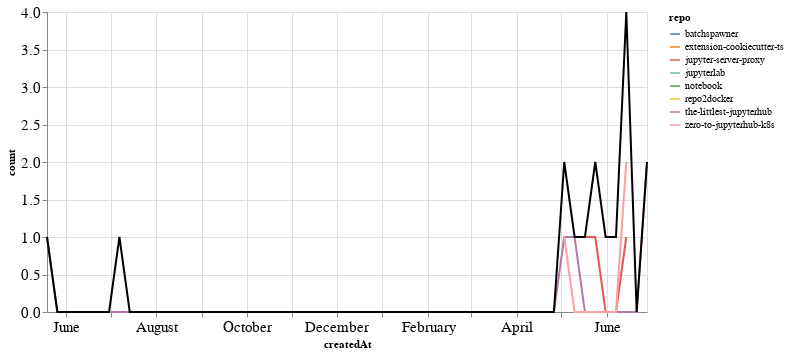

Notebook code for this chart:
### Markdown cell above
## PRs

### Code cell
prs_time = prs.groupby('repo').resample('W', on='createdAt').count()['author'].reset_index()
prs_time = prs_time.rename(columns={'author': 'count'})
prs_time_total = prs_time.groupby('createdAt').agg({"count": "sum"}).reset_index()

ch1 = alt.Chart(prs_time, width=600).mark_line().encode(
    x='createdAt',
    y='count',
    color='repo',
    tooltip="repo"
)

ch2 = alt.Chart(prs_time_total, width=600).mark_line(color="black").encode(
    x='createdAt',
    y='count',
)

ch1 + ch2

### Figure 1 — Vega-Lite specification as saved in the notebook (floating-point values rounded to 4 significant figures)
{"config": {"axisLeft": {"labelFontSize": 15}, "axisBottom": {"labelFontSize": 15}}, "layer": [{"data": {"name": "data-9e1284a9691af680164b4f55666e9068"}, "mark": "line", "encoding": {"color": {"type": "nominal", "field": "repo"}, "tooltip": {"type": "nominal", "field": "repo"}, "x": {"type": "temporal", "field": "createdAt"}, "y": {"type": "quantitative", "field": "count"}}, "width": 600}, {"data": {"name": "data-c7eac9baa71e13552fea2d227484542e"}, "mark": {"type": "line", "color": "black"}, "encoding": {"x": {"type": "temporal", "field": "createdAt"}, "y": {"type": "quantitative", "field": "count"}}, "width": 600}], "$schema": "https://vega.github.io/schema/vega-lite/v4.8.1.json", "datasets": {"data-9e1284a9691af680164b4f55666e9068": [{"repo": "batchspawner", "createdAt": "2020-06-07T00:00:00", "count": 1}, {"repo": "extension-cookiecutter-ts", "createdAt": "2020-05-24T00:00:00", "count": 1}, {"repo": "jupyter-server-proxy", "createdAt": "2020-05-17T00:00:00", "count": 1}, {"repo": "jupyter-server-proxy", "createdAt": "2020-05-24T00:00:00", "count": 1}, {"repo": "jupyter-server-proxy", "createdAt": "2020-05-31T00:00:00", "count": 0}, {"repo": "jupyter-server-proxy", "createdAt": "2020-06-07T00:00:00", "count": 0}, {"repo": "jupyter-server-proxy", "createdAt": "2020-06-14T00:00:00", "count": 1}, {"repo": "jupyterlab", "createdAt": "2020-05-31T00:00:00", "count": 1}, {"repo": "notebook", "createdAt": "2019-07-07T00:00:00", "count": 1}, {"repo": "repo2docker", "createdAt": "2020-06-14T00:00:00", "count": 1}, {"repo": "the-littlest-jupyterhub", "createdAt": "2019-05-19T00:00:00", "count": 1}, {"repo": "the-littlest-jupyterhub", "createdAt": "2019-05-26T00:00:00", "count": 0}, {"repo": "the-littlest-jupyterhub", "createdAt": "2019-06-02T00:00:00", "count": 0}, {"repo": "the-littlest-jupyterhub", "createdAt": "2019-06-09T00:00:00", "count": 0}, {"repo": "the-littlest-jupyterhub", "createdAt": "2019-06-16T00:00:00", "count": 0}, {"repo": "the-littlest-jupyterhub", "createdAt": "2019-06-23T00:00:00", "count": 0}, {"repo": "the-littlest-jupyterhub", "createdAt": "2019-06-30T00:00:00", "count": 0}, {"repo": "the-littlest-jupyterhub", "createdAt": "2019-07-07T00:00:00", "count": 0}, {"repo": "the-littlest-jupyterhub", "createdAt": "2019-07-14T00:00:00", "count": 0}, {"repo": "the-littlest-jupyterhub", "createdAt": "2019-07-21T00:00:00", "count": 0}, {"repo": "the-littlest-jupyterhub", "createdAt": "2019-07-28T00:00:00", "count": 0}, {"repo": "the-littlest-jupyterhub", "createdAt": "2019-08-04T00:00:00", "count": 0}, {"repo": "the-littlest-jupyterhub", "createdAt": "2019-08-11T00:00:00", "count": 0}, {"repo": "the-littlest-jupyterhub", "createdAt": "2019-08-18T00:00:00", "count": 0}, {"repo": "the-littlest-jupyterhub", "createdAt": "2019-08-25T00:00:00", "count": 0}, {"repo": "the-littlest-jupyterhub", "createdAt": "2019-09-01T00:00:00", "count": 0}, {"repo": "the-littlest-jupyterhub", "createdAt": "2019-09-08T00:00:00", "count": 0}, {"repo": "the-littlest-jupyterhub", "createdAt": "2019-09-15T00:00:00", "count": 0}, {"repo": "the-littlest-jupyterhub", "createdAt": "2019-09-22T00:00:00", "count": 0}, {"repo": "the-littlest-jupyterhub", "createdAt": "2019-09-29T00:00:00", "count": 0}, {"repo": "the-littlest-jupyterhub", "createdAt": "2019-10-06T00:00:00", "count": 0}, {"repo": "the-littlest-jupyterhub", "createdAt": "2019-10-13T00:00:00", "count": 0}, {"repo": "the-littlest-jupyterhub", "createdAt": "2019-10-20T00:00:00", "count": 0}, {"repo": "the-littlest-jupyterhub", "createdAt": "2019-10-27T00:00:00", "count": 0}, {"repo": "the-littlest-jupyterhub", "createdAt": "2019-11-03T00:00:00", "count": 0}, {"repo": "the-littlest-jupyterhub", "createdAt": "2019-11-10T00:00:00", "count": 0}, {"repo": "the-littlest-jupyterhub", "createdAt": "2019-11-17T00:00:00", "count": 0}, {"repo": "the-littlest-jupyterhub", "createdAt": "2019-11-24T00:00:00", "count": 0}, {"repo": "the-littlest-jupyterhub", "createdAt": "2019-12-01T00:00:00", "count": 0}, {"repo": "the-littlest-jupyterhub", "createdAt": "2019-12-08T00:00:00", "count": 0}, {"repo": "the-littlest-jupyterhub", "createdAt": "2019-12-15T00:00:00", "count": 0}, {"repo": "the-littlest-jupyterhub", "createdAt": "2019-12-22T00:00:00", "count": 0}, {"repo": "the-littlest-jupyterhub", "createdAt": "2019-12-29T00:00:00", "count": 0}, {"repo": "the-littlest-jupyterhub", "createdAt": "2020-01-05T00:00:00", "count": 0}, {"repo": "the-littlest-jupyterhub", "createdAt": "2020-01-12T00:00:00", "count": 0}, {"repo": "the-littlest-jupyterhub", "createdAt": "2020-01-19T00:00:00", "count": 0}, {"repo": "the-littlest-jupyterhub", "createdAt": "2020-01-26T00:00:00", "count": 0}, {"repo": "the-littlest-jupyterhub", "createdAt": "2020-02-02T00:00:00", "count": 0}, {"repo": "the-littlest-jupyterhub", "createdAt": "2020-02-09T00:00:00", "count": 0}, {"repo": "the-littlest-jupyterhub", "createdAt": "2020-02-16T00:00:00", "count": 0}, {"repo": "the-littlest-jupyterhub", "createdAt": "2020-02-23T00:00:00", "count": 0}, {"repo": "the-littlest-jupyterhub", "createdAt": "2020-03-01T00:00:00", "count": 0}, {"repo": "the-littlest-jupyterhub", "createdAt": "2020-03-08T00:00:00", "count": 0}, {"repo": "the-littlest-jupyterhub", "createdAt": "2020-03-15T00:00:00", "count": 0}, {"repo": "the-littlest-jupyterhub", "createdAt": "2020-03-22T00:00:00", "count": 0}, {"repo": "the-littlest-jupyterhub", "createdAt": "2020-03-29T00:00:00", "count": 0}, {"repo": "the-littlest-jupyterhub", "createdAt": "2020-04-05T00:00:00", "count": 0}, {"repo": "the-littlest-jupyterhub", "createdAt": "2020-04-12T00:00:00", "count": 0}, {"repo": "the-littlest-jupyterhub", "createdAt": "2020-04-19T00:00:00", "count": 0}, {"repo": "the-littlest-jupyterhub", "createdAt": "2020-04-26T00:00:00", "count": 0}, {"repo": "the-littlest-jupyterhub", "createdAt": "2020-05-03T00:00:00", "count": 1}, {"repo": "the-littlest-jupyterhub", "createdAt": "2020-05-10T00:00:00", "count": 1}, {"repo": "the-littlest-jupyterhub", "createdAt": "2020-05-17T00:00:00", "count": 0}, {"repo": "the-littlest-jupyterhub", "createdAt": "2020-05-24T00:00:00", "count": 0}, {"repo": "the-littlest-jupyterhub", "createdAt": "2020-05-31T00:00:00", "count": 0}, {"repo": "the-littlest-jupyterhub", "createdAt": "2020-06-07T00:00:00", "count": 0}, {"repo": "the-littlest-jupyterhub", "createdAt": "2020-06-14T00:00:00", "count": 0}, {"repo": "the-littlest-jupyterhub", "createdAt": "2020-06-21T00:00:00", "count": 0}, {"repo": "the-littlest-jupyterhub", "createdAt": "2020-06-28T00:00:00", "count": 2}, {"repo": "zero-to-jupyterhub-k8s", "createdAt": "2020-05-03T00:00:00", "count": 1}, {"repo": "zero-to-jupyterhub-k8s", "createdAt": "2020-05-10T00:00:00", "count": 0}, {"repo": "zero-to-jupyterhub-k8s", "createdAt": "2020-05-17T00:00:00", "count": 0}, {"repo": "zero-to-jupyterhub-k8s", "createdAt": "2020-05-24T00:00:00", "count": 0}, {"repo": "zero-to-jupyterhub-k8s", "createdAt": "2020-05-31T00:00:00", "count": 0}, {"repo": "zero-to-jupyterhub-k8s", "createdAt": "2020-06-07T00:00:00", "count": 0}, {"repo": "zero-to-jupyterhub-k8s", "createdAt": "2020-06-14T00:00:00", "count": 2}], "data-c7eac9baa71e13552fea2d227484542e": [{"createdAt": "2019-05-19T00:00:00", "count": 1}, {"createdAt": "2019-05-26T00:00:00", "count": 0}, {"createdAt": "2019-06-02T00:00:00", "count": 0}, {"createdAt": "2019-06-09T00:00:00", "count": 0}, {"createdAt": "2019-06-16T00:00:00", "count": 0}, {"createdAt": "2019-06-23T00:00:00", "count": 0}, {"createdAt": "2019-06-30T00:00:00", "count": 0}, {"createdAt": "2019-07-07T00:00:00", "count": 1}, {"createdAt": "2019-07-14T00:00:00", "count": 0}, {"createdAt": "2019-07-21T00:00:00", "count": 0}, {"createdAt": "2019-07-28T00:00:00", "count": 0}, {"createdAt": "2019-08-04T00:00:00", "count": 0}, {"createdAt": "2019-08-11T00:00:00", "count": 0}, {"createdAt": "2019-08-18T00:00:00", "count": 0}, {"createdAt": "2019-08-25T00:00:00", "count": 0}, {"createdAt": "2019-09-01T00:00:00", "count": 0}, {"createdAt": "2019-09-08T00:00:00", "count": 0}, {"createdAt": "2019-09-15T00:00:00", "count": 0}, {"createdAt": "2019-09-22T00:00:00", "count": 0}, {"createdAt": "2019-09-29T00:00:00", "count": 0}, {"createdAt": "2019-10-06T00:00:00", "count": 0}, {"createdAt": "2019-10-13T00:00:00", "count": 0}, {"createdAt": "2019-10-20T00:00:00", "count": 0}, {"createdAt": "2019-10-27T00:00:00", "count": 0}, {"createdAt": "2019-11-03T00:00:00", "count": 0}, {"createdAt": "2019-11-10T00:00:00", "count": 0}, {"createdAt": "2019-11-17T00:00:00", "count": 0}, {"createdAt": "2019-11-24T00:00:00", "count": 0}, {"createdAt": "2019-12-01T00:00:00", "count": 0}, {"createdAt": "2019-12-08T00:00:00", "count": 0}, {"createdAt": "2019-12-15T00:00:00", "count": 0}, {"createdAt": "2019-12-22T00:00:00", "count": 0}, {"createdAt": "2019-12-29T00:00:00", "count": 0}, {"createdAt": "2020-01-05T00:00:00", "count": 0}, {"createdAt": "2020-01-12T00:00:00", "count": 0}, {"createdAt": "2020-01-19T00:00:00", "count": 0}, {"createdAt": "2020-01-26T00:00:00", "count": 0}, {"createdAt": "2020-02-02T00:00:00", "count": 0}, {"createdAt": "2020-02-09T00:00:00", "count": 0}, {"createdAt": "2020-02-16T00:00:00", "count": 0}, {"createdAt": "2020-02-23T00:00:00", "count": 0}, {"createdAt": "2020-03-01T00:00:00", "count": 0}, {"createdAt": "2020-03-08T00:00:00", "count": 0}, {"createdAt": "2020-03-15T00:00:00", "count": 0}, {"createdAt": "2020-03-22T00:00:00", "count": 0}, {"createdAt": "2020-03-29T00:00:00", "count": 0}, {"createdAt": "2020-04-05T00:00:00", "count": 0}, {"createdAt": "2020-04-12T00:00:00", "count": 0}, {"createdAt": "2020-04-19T00:00:00", "count": 0}, {"createdAt": "2020-04-26T00:00:00", "count": 0}, {"createdAt": "2020-05-03T00:00:00", "count": 2}, {"createdAt": "2020-05-10T00:00:00", "count": 1}, {"createdAt": "2020-05-17T00:00:00", "count": 1}, {"createdAt": "2020-05-24T00:00:00", "count": 2}, {"createdAt": "2020-05-31T00:00:00", "count": 1}, {"createdAt": "2020-06-07T00:00:00", "count": 1}, {"createdAt": "2020-06-14T00:00:00", "count": 4}, {"createdAt": "2020-06-21T00:00:00", "count": 0}, {"createdAt": "2020-06-28T00:00:00", "count": 2}]}}
